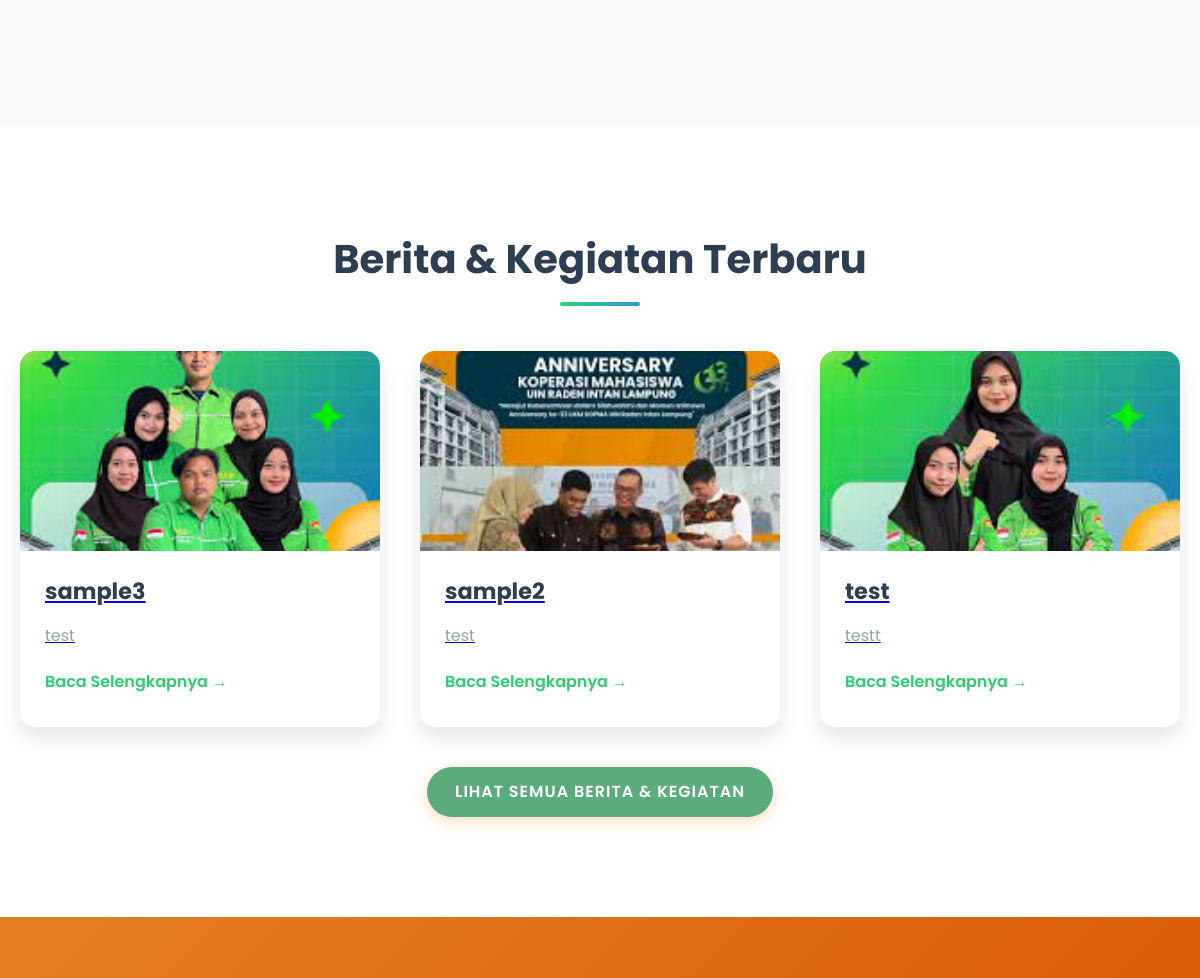
The app's page /beranda.php (middle part), older data.
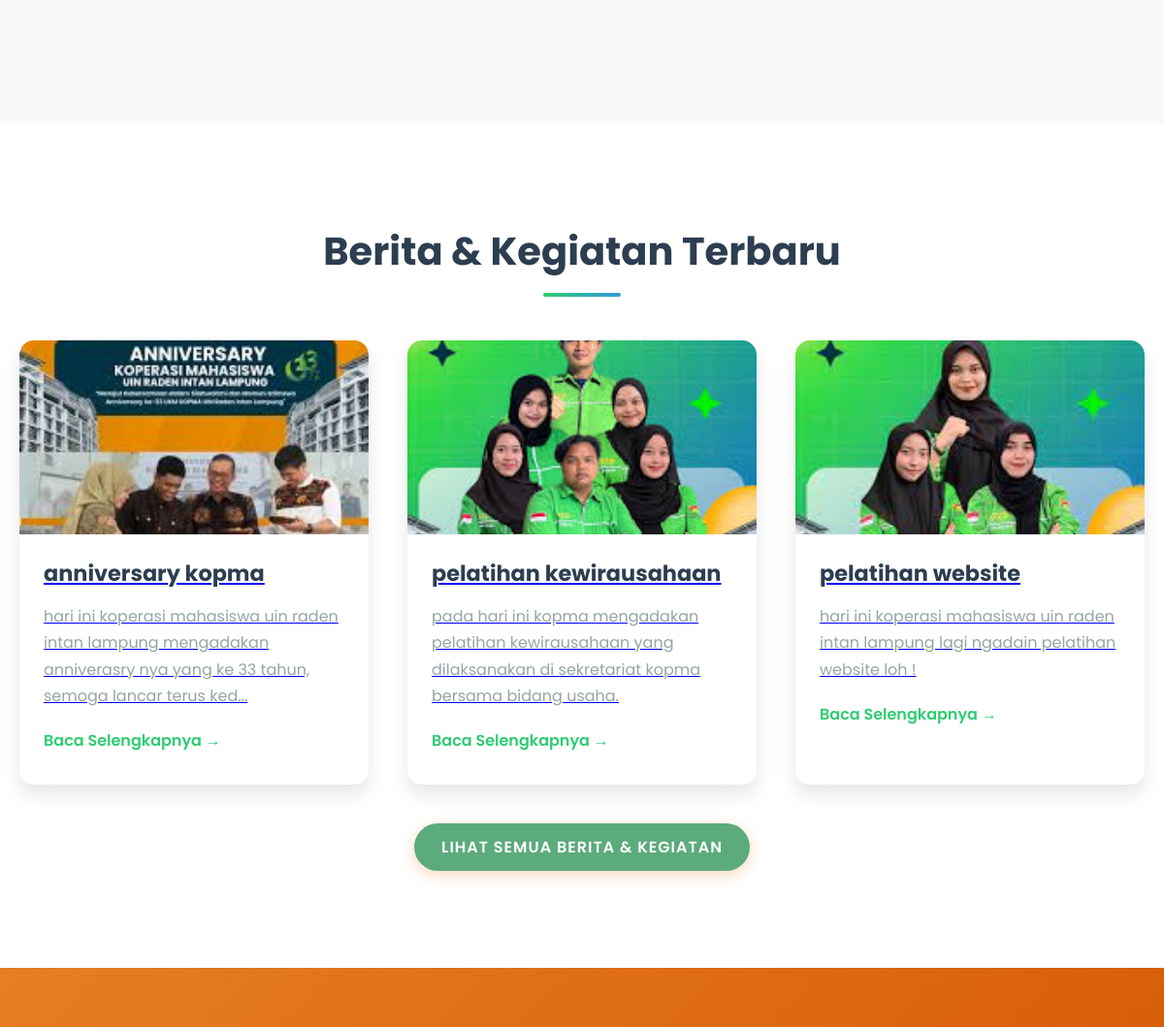
The same page, newer data.
### tables this page shows
CREATE TABLE `berita_kegiatan` (
  `id` int NOT NULL,
  `judul` varchar(255) NOT NULL,
  `slug` varchar(255) NOT NULL,
  `konten` text NOT NULL,
  `gambar_banner` varchar(255) DEFAULT NULL,
  `penulis_id` int DEFAULT NULL,
  `status` enum('published','draft','archived') NOT NULL DEFAULT 'draft',
  `tanggal_publikasi` datetime DEFAULT NULL,
  `tanggal_dibuat` timestamp NULL DEFAULT CURRENT_TIMESTAMP,
  `tanggal_diupdate` timestamp NULL DEFAULT CURRENT_TIMESTAMP ON UPDATE CURRENT_TIMESTAMP
);

### beranda.php (the view, shortened to what this page needs)
<?php
$pathPrefix = '';
require 'config/db.php';
$sql_berita_terbaru = "SELECT id, judul, slug, konten, gambar_banner, tanggal_publikasi
                       FROM berita_kegiatan
                       WHERE status = 'published' AND tanggal_publikasi <= NOW()
                       ORDER BY tanggal_publikasi DESC
                       LIMIT 3";
$result_berita_terbaru = $conn->query($sql_berita_terbaru);
include 'includes/header.php';
?>
<section class="news" id="berita">
    <div class="container">
        <div class="section-title">
            <h2>Berita & Kegiatan Terbaru</h2>
        </div>
        <?php if ($result_berita_terbaru && $result_berita_terbaru->num_rows > 0): ?>
            <div class="news-grid">
                <?php while($berita = $result_berita_terbaru->fetch_assoc()): ?>
                    <div class="news-card">
                        <a href="<?php echo $pathPrefix; ?>berita_detail.php?slug=<?php echo htmlspecialchars($berita['slug']); ?>" class="news-card-link">
                            <div class="news-img" style="height: 200px; background-color: var(--light-gray); background-size: cover; background-position: center; border-top-left-radius: 10px; border-top-right-radius: 10px;
                                <?php if ($berita['gambar_banner']): ?>
                                    background-image: url('<?php echo $pathPrefix . htmlspecialchars($berita['gambar_banner']); ?>');
                                <?php else: ?>
                                    background-image: url('<?php echo $pathPrefix; ?>assets/images/placeholder_news.png'); /* Buat placeholder_news.png */
                                <?php endif; ?>
                            ">
                            </div>
                            <div class="news-content">
                                <h3><?php echo htmlspecialchars($berita['judul']); ?></h3>
                                <p>
                                    <?php
                                    $konten_teaser = strip_tags($berita['konten']);
                                    if (strlen($konten_teaser) > 120) {
                                        $konten_teaser = substr($konten_teaser, 0, 120) . "...";
                                    }
                                    echo htmlspecialchars($konten_teaser);
                                    ?>
                                </p>
                                <span class="read-more">Baca Selengkapnya →</span>
                            </div>
                        </a>
                    </div>
                <?php endwhile; ?>
            </div>
        <?php else: ?>
            <div style="text-align:center; padding: 20px; background-color: #fff; border-radius:8px;">
                <p>Belum ada berita atau kegiatan terbaru yang dipublikasikan.</p>
            </div>
        <?php endif; ?>
        <?php if ($result_berita_terbaru && $result_berita_terbaru->num_rows > 0):  ?>
        <div style="text-align: center; margin-top: 40px;">
            <a href="<?php echo $pathPrefix; ?>berita_semua.php" class="btn" style="background-color: var(--dark-green);">Lihat Semua Berita & Kegiatan</a>
        </div>
        <?php endif; ?>
    </div>
</section>
<section class="cta-section">
</section>
<?php include 'includes/footer.php'; ?>

Row changes from the older to the newer data that the page shows:
changed berita_kegiatan: judul "sample2" → "anniversary kopma"; konten "test" → "hari ini koperasi mahasiswa uin raden intan lampung mengadakan anniverasry nya yang ke 33 tahun, semoga lancar terus ked..."; moves up the list
changed berita_kegiatan: judul "sample3" → "pelatihan kewirausahaan"; konten "test" → "pada hari ini kopma mengadakan pelatihan kewirausahaan yang dilaksanakan di sekretariat kopma bersama bidang usaha."
changed berita_kegiatan: judul "test" → "pelatihan website"; konten "testt" → "hari ini koperasi mahasiswa uin raden intan lampung lagi ngadain pelatihan website loh !"
